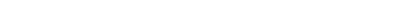
Frame 1 (no input)
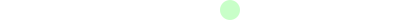
Frame 60 (the mouse pressed at the canvas centre just before this capture)
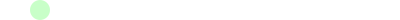
Frame 120 (the mouse held since frame 60 and released just before this capture)

The Processing sketch that drew these frames (run headless with seeded random() and noise(); from frame 60 on, the mouse is pressed at the canvas centre):

// Processing sketch: fp_pg_q_07_03
// ── fp_pg_q_07_03.pde
// 問題 7.3 ボールが右から左に等速直線運動するアニメーションを作成せよ．
// ただし，ボールが左端で消えたら右端から再度現われるようにせよ．
private float x = 400;
private float vx = 1;
private float spd_rate = 10;
private float d = 20;

void setup(){
  size(400, 20);
  smooth();
  background(255, 255, 255);
  ellipseMode(CORNER);
  frameRate(30);
}

void draw(){
  background(255, 255, 255);
  noStroke();
  fill(200, 255, 200);
  ellipse(x, 0, d, d);
  x -= (vx * spd_rate);
  if(x < 0){
    x = 400;
  }
}
